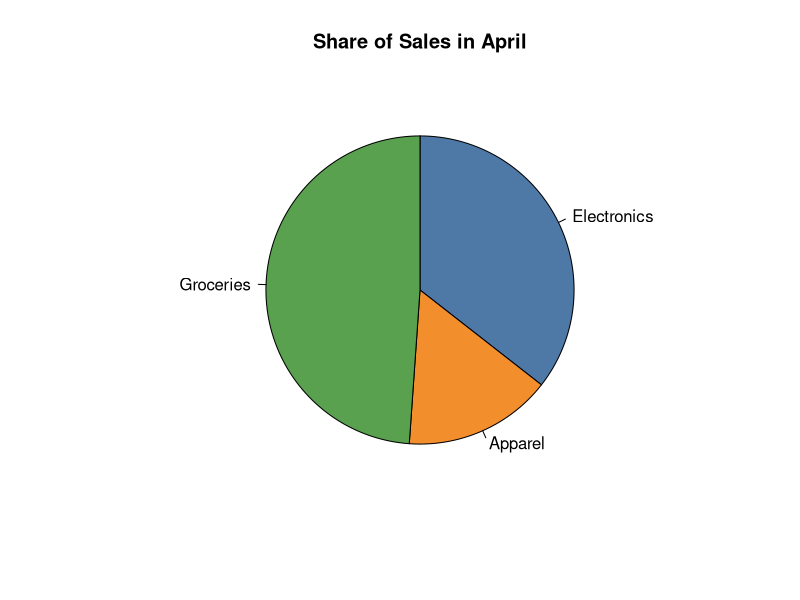
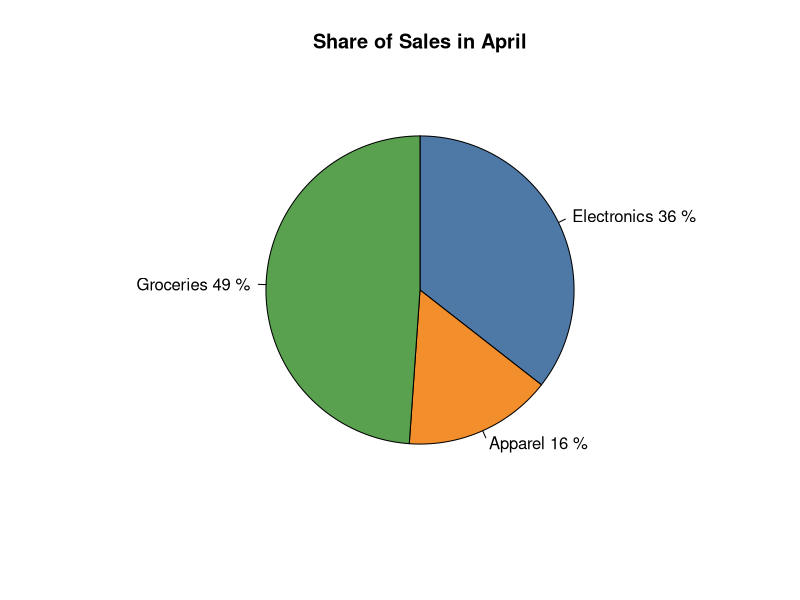

Generate these figures, in order, with R:
# Data
categories <- c('Electronics', 'Apparel', 'Groceries')
sales <- c(160, 70, 220)
colors <- c('#4e79a7', '#f28e2b', '#59a14f')

# Create pie chart
pie(sales,
    labels = categories,
    main = 'Share of Sales in April',
    col = colors,
    clockwise = TRUE)

# Add percentage labels
percentages <- round(sales / sum(sales) * 100)
pie(sales,
    labels = paste(categories, percentages, '%'),
    main = 'Share of Sales in April',
    col = colors,
    clockwise = TRUE)
